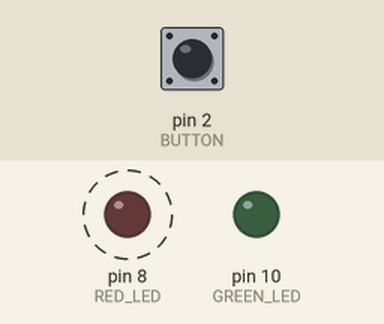
Bench run of a sketch on a simulated Arduino Uno, built with avr-gcc and run on an emulated ATmega328P. Shown: output pins drawn as LEDs (lit = HIGH). Dashed ring = blinking. The inputs (shaded band) are chosen by the test bench; at power-on: pin 2 (BUTTON) LOW.

Above: at 1.2 s.
1.3 s: pin 2 (BUTTON) pulled HIGH for 0.15 s
At 1.37 s:
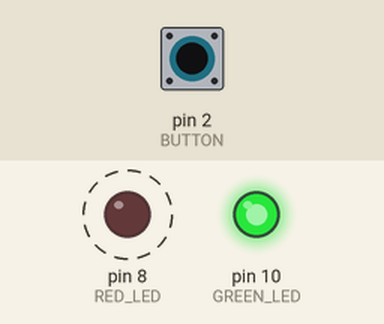
4.3 s: pin 2 (BUTTON) pulled HIGH for 1 s
At 6.4 s:
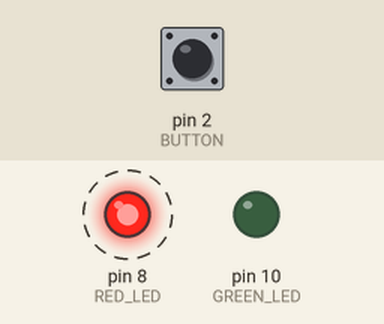
7.3 s: pin 2 (BUTTON) pulled HIGH for 3.2 s
At 8.8 s:
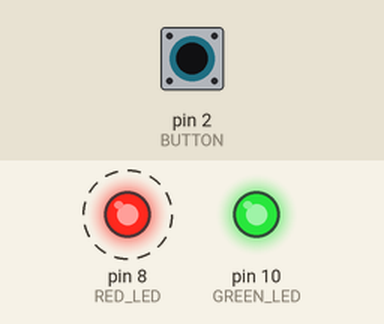
Timing chart, 0 to 18.0 s (numbered marks = the images above; inputs shaded):
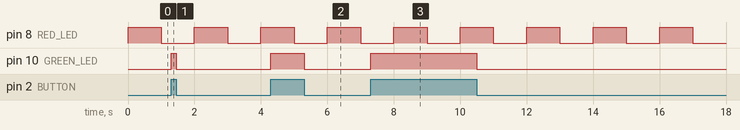

Measured:
- after the input at 1.3 s, pin 10 (GREEN_LED): LOW → HIGH at once, → LOW 0.15 s later
- after the input at 4.3 s, pin 10 (GREEN_LED): LOW → HIGH at once, → LOW 1.0 s later
- after the input at 7.3 s, pin 10 (GREEN_LED): LOW → HIGH at once, → LOW 3.2 s later
- by itself, pin 8 (RED_LED): alternates HIGH for 1.0 s and LOW for 1.0 s

The sketch:

e1.ino
```cpp
// (C) __Marcus Berggren, Carl Vågfelt Nihlmar, Ibrahim Alzoubi, group: 4 __ (2025)
// Work package 5
// Exercise 1
// Submission code: 981234

/**
* This program uses LEDs and a Pushbutton. One LED blinks once every second
* and the other one when the button is pressed down.
*
* Purpose: Maintaining a time count that changes state of one LED while
* also checking if button is pressed.
*
*/

// ---- Define section --------------------------------------------------------

#define RED_LED 	8				// Digital pin 8 leading to red LED
#define GREEN_LED 10		  // Digital pin 10 leading to green LED
#define BUTTON		2				// Digital pin 2 leading to button
#define INTERVAL 1000     // Duration of the delay

// ---- Constants & variables -------------------------------------------------

int led_state;				    // This can be on two states, 1 (HIGH) and 0 (LOW)

// ---- Setup section ---------------------------------------------------------

// Executed once for setup
void setup() {

  // Declares pinmode OUTPUT for LED light that can be turned on or off
  pinMode(RED_LED, OUTPUT);
  // Declares pinmode OUTPUT for LED light that can be turned on or off
  pinMode(GREEN_LED, OUTPUT);
  // Declares pinmode INPUT, for button feedback
  pinMode(BUTTON, INPUT);

  // Initialize the BUTTON pin 2 as interupt that triggers update_led
  attachInterrupt(digitalPinToInterrupt(BUTTON), update_led, CHANGE);

  // Sets the state to LOW
  led_state = LOW;
}

// ---- Loop section ----------------------------------------------------------

// A loop funciton that is executed forever by Uno
void loop() {
  // Sets led to emitting light
  digitalWrite(RED_LED, HIGH);
  // Delay the application
  delay(INTERVAL);

  // Turns off the LED
  digitalWrite(RED_LED, LOW);
  delay(INTERVAL);
}

// Function that is called from interrupt
void update_led() {
  // Changes the state from LOW to HIGH
  if (led_state == LOW) {
    led_state = HIGH;

    // If it is HIGH change to LOW
  } else {
    led_state = LOW;
  }

  // Update the led light based on the led_state
  digitalWrite(GREEN_LED, led_state);
}
```
